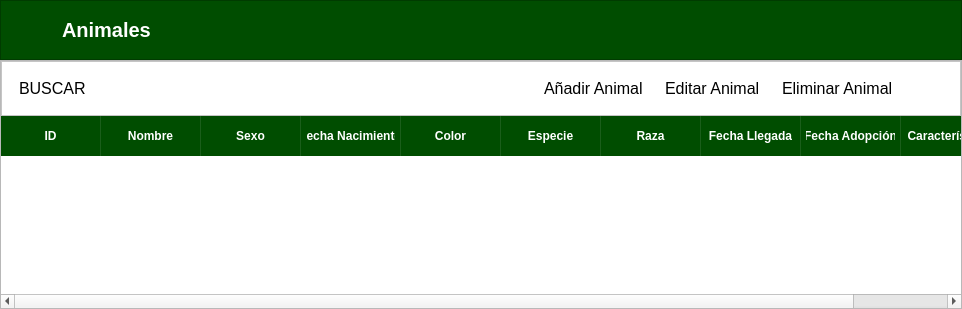
      <widget class="QWidget" name="page_3">
       <layout class="QVBoxLayout" name="verticalLayout_2" stretch="1,8">
        <property name="spacing">
         <number>0</number>
        </property>
        <property name="leftMargin">
         <number>0</number>
        </property>
        <property name="topMargin">
         <number>0</number>
        </property>
        <property name="rightMargin">
         <number>0</number>
        </property>
        <property name="bottomMargin">
         <number>0</number>
        </property>
        <item>
         <widget class="QFrame" name="frame_superior">
          <property name="styleSheet">
           <string notr="true">#frame_superior{
	background-color: #004d00
}

#titulo{
	color: white; 
	font-size: 20px; 
	font-weight: bold; 
}</string>
          </property>
          <property name="frameShape">
           <enum>QFrame::StyledPanel</enum>
          </property>
          <property name="frameShadow">
           <enum>QFrame::Raised</enum>
          </property>
          <layout class="QHBoxLayout" name="horizontalLayout_2">
           <property name="leftMargin">
            <number>15</number>
           </property>
           <item>
            <widget class="QLabel" name="label">
             <property name="minimumSize">
              <size>
               <width>40</width>
               <height>40</height>
              </size>
             </property>
             <property name="maximumSize">
              <size>
               <width>40</width>
               <height>40</height>
              </size>
             </property>
             <property name="text">
              <string/>
             </property>
             <property name="pixmap">
              <pixmap>img/huella.png</pixmap>
             </property>
             <property name="scaledContents">
              <bool>true</bool>
             </property>
            </widget>
           </item>
           <item>
            <widget class="QLabel" name="titulo">
             <property name="text">
              <string>Animales</string>
             </property>
            </widget>
           </item>
           <item>
            <spacer name="horizontalSpacer">
             <property name="orientation">
              <enum>Qt::Horizontal</enum>
             </property>
             <property name="sizeHint" stdset="0">
              <size>
               <width>801</width>
               <height>20</height>
              </size>
             </property>
            </spacer>
           </item>
          </layout>
         </widget>
        </item>
        <item>
         <widget class="QFrame" name="frame">
          <property name="styleSheet">
           <string notr="true"/>
          </property>
          <property name="frameShape">
           <enum>QFrame::StyledPanel</enum>
          </property>
          <property name="frameShadow">
           <enum>QFrame::Raised</enum>
          </property>
          <layout class="QVBoxLayout" name="verticalLayout_6" stretch="1,8">
           <property name="spacing">
            <number>0</number>
           </property>
           <property name="leftMargin">
            <number>0</number>
           </property>
           <property name="topMargin">
            <number>0</number>
           </property>
           <property name="rightMargin">
            <number>0</number>
           </property>
           <property name="bottomMargin">
            <number>0</number>
           </property>
           <item>
            <widget class="QFrame" name="frame_busqueda">
             <property name="styleSheet">
              <string notr="true">#frame_busqueda{
background-color: #FFFFFF;
}

QPushButton {
    background-color: transparent;
    text-align: left;
    padding: 8px;
    font-size: 16px;
    border: none;
}

/* Efecto cuando pasas el ratón por encima */
QPushButton:hover {
    background-color: #efefef;
}</string>
             </property>
             <property name="frameShape">
              <enum>QFrame::StyledPanel</enum>
             </property>
             <property name="frameShadow">
              <enum>QFrame::Raised</enum>
             </property>
             <layout class="QHBoxLayout" name="horizontalLayout_6">
              <item>
               <widget class="QPushButton" name="btn_buscar">
                <property name="text">
                 <string>BUSCAR</string>
                </property>
                <property name="icon">
                 <iconset>
                  <normaloff>img/lupa.png</normaloff>img/lupa.png</iconset>
                </property>
               </widget>
              </item>
              <item>
               <spacer name="horizontalSpacer_5">
                <property name="orientation">
                 <enum>Qt::Horizontal</enum>
                </property>
                <property name="sizeHint" stdset="0">
                 <size>
                  <width>390</width>
                  <height>20</height>
                 </size>
                </property>
               </spacer>
              </item>
              <item>
               <widget class="QPushButton" name="btn_anadir">
                <property name="text">
                 <string>Añadir Animal</string>
                </property>
                <property name="icon">
                 <iconset>
                  <normaloff>img/anadir.png</normaloff>img/anadir.png</iconset>
                </property>
               </widget>
              </item>
              <item>
               <widget class="QPushButton" name="btn_editar">
                <property name="text">
                 <string>Editar Animal</string>
                </property>
                <property name="icon">
                 <iconset>
                  <normaloff>img/editar.png</normaloff>img/editar.png</iconset>
                </property>
               </widget>
              </item>
              <item>
               <widget class="QPushButton" name="btn_eliminar">
                <property name="text">
                 <string>Eliminar Animal</string>
                </property>
                <property name="icon">
                 <iconset>
                  <normaloff>img/borrar.png</normaloff>img/borrar.png</iconset>
                </property>
               </widget>
              </item>
              <item>
               <spacer name="horizontalSpacer_16">
                <property name="orientation">
                 <enum>Qt::Horizontal</enum>
                </property>
                <property name="sizeType">
                 <enum>QSizePolicy::Fixed</enum>
                </property>
                <property name="sizeHint" stdset="0">
                 <size>
                  <width>50</width>
                  <height>20</height>
                 </size>
                </property>
               </spacer>
              </item>
             </layout>
            </widget>
           </item>
           <item>
            <widget class="QTableWidget" name="tabla_animales">
             <property name="styleSheet">
              <string notr="true">/* Estilo general de la tabla */
QTableWidget {
    background-color: white;
    gridline-color: #dcdcdc; /* Color de las líneas de la cuadrícula */
    border: none;
    alternate-background-color: #efefef; /* Color de las filas grises */
    selection-background-color: #a8d5a2; /* Color cuando seleccionas una fila */
    color: #333333; /* Color del texto de los datos */
}

/* Estilo de los encabezados (La parte superior verde) */
QHeaderView::section {
    background-color: #004d00; /* Verde oscuro como el de tu banner */
    color: white;
    padding: 5px;
    font-weight: bold;
    border: none;
    border-right: 1px solid #1a5e1a; /* Línea divisoria entre columnas */
    height: 30px;
}

/* Estilo para que los datos se vean más limpios */
QTableWidget::item {
    padding: 5px;
}</string>
             </property>
             <property name="alternatingRowColors">
              <bool>true</bool>
             </property>
             <attribute name="verticalHeaderVisible">
              <bool>false</bool>
             </attribute>
             <column>
              <property name="text">
               <string>ID</string>
              </property>
             </column>
             <column>
              <property name="text">
               <string>Nombre</string>
              </property>
             </column>
             <column>
              <property name="text">
               <string>Sexo</string>
              </property>
             </column>
             <column>
              <property name="text">
               <string>Fecha Nacimiento</string>
              </property>
             </column>
             <column>
              <property name="text">
               <string>Color</string>
              </property>
             </column>
             <column>
              <property name="text">
               <string>Especie</string>
              </property>
             </column>
             <column>
              <property name="text">
               <string>Raza</string>
              </property>
             </column>
             <column>
              <property name="text">
               <string>Fecha Llegada</string>
              </property>
             </column>
             <column>
              <property name="text">
               <string>Fecha Adopción</string>
              </property>
             </column>
             <column>
              <property name="text">
               <string>Características</string>
              </property>
             </column>
            </widget>
           </item>
          </layout>
         </widget>
        </item>
       </layout>
      </widget>
